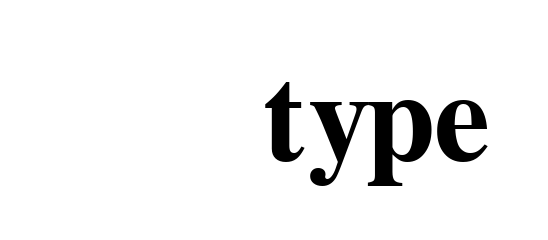

This figure's notebook cell:
### Code cell
def search_dead(graph,lookup):  ###NEED TO TEST LATER COULD JUST BE ISSUE BECAUSE NO DEAD PEOPLE
    def filter_node(n1):
        if graph.nodes[n1]['type']=='genre': #if its a genre its not dead
            return False
        if lookup[n1]['died']== None:
                return False
        elif lookup[n1]['died']=='alive':
                return False
        return True
    sub_graph = nx.subgraph_view(graph,filter_node)
    nbrs = []

    for node in sub_graph:
        neighbors = [n for n in graph.neighbors(node)]
        nbrs += neighbors #could clean this up

    def filter_genres(n1):
        #similar helper function to one above, returns true or false if the node should be included
        #filters to include the nodes from sub_graph and their neighbors
        if n1 in (sub_graph.nodes): 
            return True
        return (n1 in nbrs)

    return nx.subgraph_view(graph,filter_genres)


    # nodelayer = nxa.draw_networkx_nodes(and_genres,pos=position)
    # edgeslayer = nxa.draw_networkx_edges(and_genres,pos=position)
    # n1=nodelayer.mark_circle(size=1000,opacity=1).encode(color='type:N')
    # text = nodelayer.mark_text(color='black').encode(
    #     text='id:N' 
    #     ).properties(title=f"Dead artists")
    # return(n1+text) ###SKYELER MAKE A CHANGE-- IF NO NODES, RETURN NONE


dead=search_dead(graph,lookup_dict)
draw_network(dead,labels=True,size_v=1000)

### Figure 1 — Vega-Lite specification as saved in the notebook (floating-point values rounded to 4 significant figures)
{"config": {"view": {"continuousWidth": 300, "continuousHeight": 300}}, "layer": [{"data": {"name": "data-d751713988987e9331980363e24189ce"}, "mark": {"type": "line", "color": "black", "opacity": 1.0, "strokeWidth": 1}, "encoding": {"detail": {"field": "edge", "type": "nominal"}, "x": {"axis": {"grid": false, "labels": false, "ticks": false, "title": ""}, "field": "x", "type": "nominal"}, "y": {"axis": {"grid": false, "labels": false, "ticks": false, "title": ""}, "field": "y", "type": "nominal"}}}, {"data": {"name": "data-d751713988987e9331980363e24189ce"}, "mark": {"type": "circle", "opacity": 1, "size": 1000}, "encoding": {"color": {"field": "type", "type": "nominal"}, "tooltip": [{"field": "id", "type": "nominal"}], "x": {"axis": {"grid": false, "labels": false, "ticks": false}, "field": "x", "type": "nominal"}, "y": {"axis": {"grid": false, "labels": false, "ticks": false}, "field": "y", "type": "nominal"}}}, {"data": {"name": "data-d751713988987e9331980363e24189ce"}, "mark": {"type": "text", "color": "black"}, "encoding": {"text": {"field": "id", "type": "nominal"}, "x": {"axis": {"grid": false, "labels": false, "ticks": false}, "field": "x", "type": "nominal"}, "y": {"axis": {"grid": false, "labels": false, "ticks": false}, "field": "y", "type": "nominal"}}}], "$schema": "https://vega.github.io/schema/vega-lite/v5.8.0.json", "datasets": {"data-d751713988987e9331980363e24189ce": []}}
